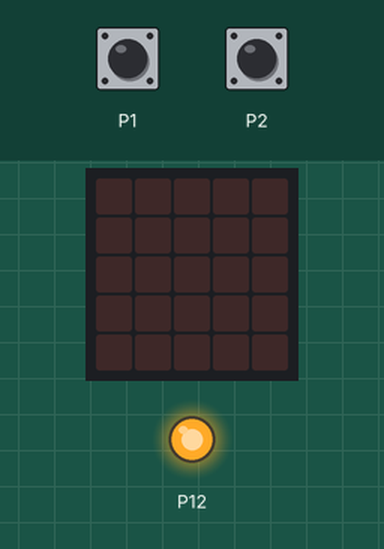
Recording of a program running on a simulated BBC micro:bit (MakeCode). On the bench: the board's 5×5 LED display, output pins drawn as LEDs (lit = HIGH). Inputs (shaded band) come from the test bench; at power-on: P1 LOW, P2 LOW.

Above: at 1.2 s.
1.3 s: P1 pulled HIGH for 0.15 s
At 1.6 s:
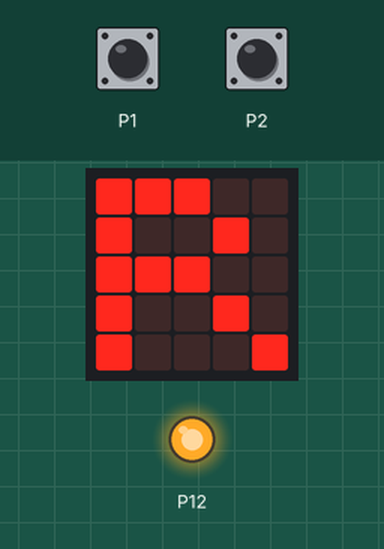
3.5 s: P2 pulled HIGH for 0.15 s
At 3.8 s:
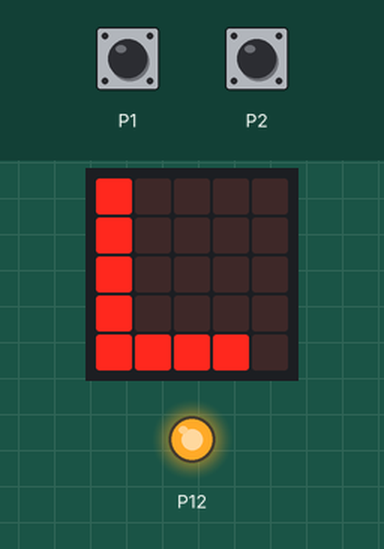
5.7 s: P2 pulled HIGH for 3.2 s
11.0 s: P1 pulled HIGH for 3.2 s
At 11.5 s:
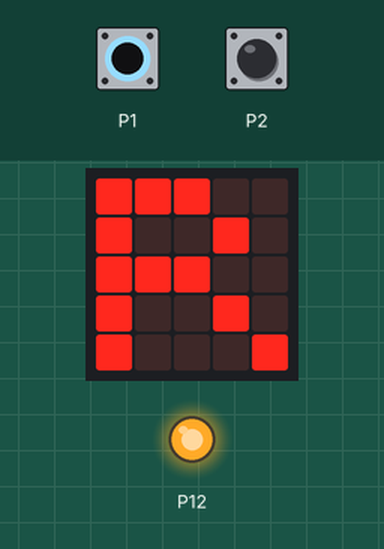
16.3 s: P1 driven HIGH and P2 driven HIGH
At 17.7 s:
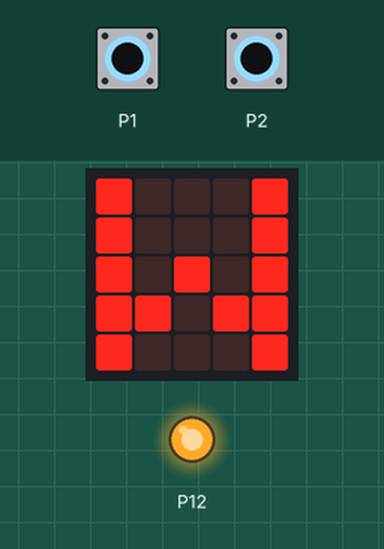
Timing chart, 0 to 18.8 s (numbered marks = the images above; inputs shaded):
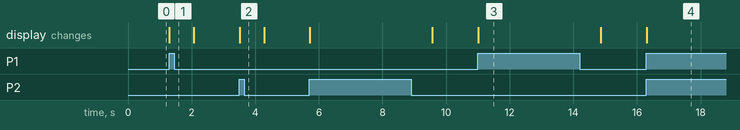

Measured:
- after the input at 1.3 s, the display: changes at once (image 1)
- after the input at 3.5 s, the display: changes at once (image 2)
- after the input at 11.0 s, the display: changes at once (image 3)
- after the input at 16.3 s, the display: changes at once (image 4)

The program:

main.ts
```typescript
pins.digitalWritePin(DigitalPin.P12, 1)
basic.forever(function () {
    if (pins.digitalReadPin(DigitalPin.P1) == 1 && pins.digitalReadPin(DigitalPin.P2) == 1) {
        basic.showString("W")
    } else if (pins.digitalReadPin(DigitalPin.P1) == 1) {
        basic.showString("R")
    } else if (pins.digitalReadPin(DigitalPin.P2) == 1) {
        basic.showString("L")
    } else {
        basic.clearScreen()
    }
})
```

test.ts
```typescript
// テストはここに来ます。このパッケージが拡張機能として使用されるときにはコンパイルされません。
```
